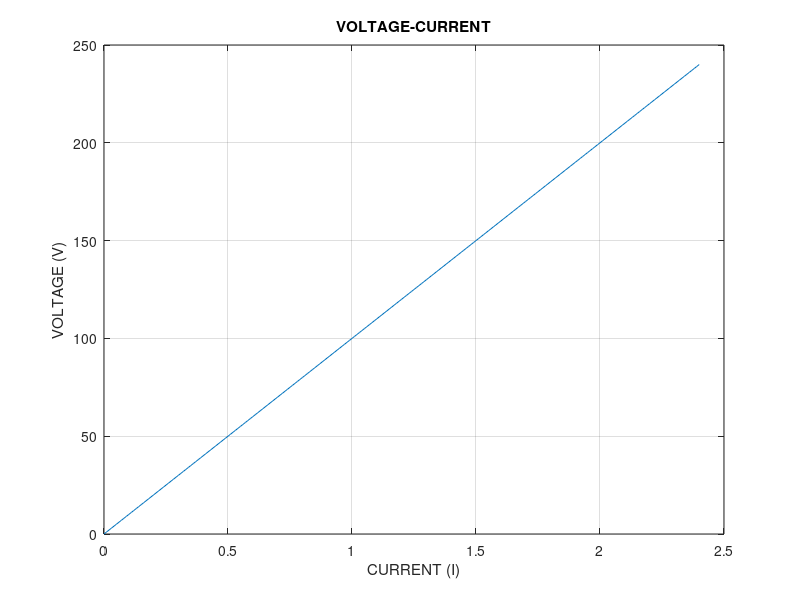

Write the MATLAB code that produced this figure.
R= 100; % RESISTANCE
V= 0:240; % VOLTAGE
I= V/R; % CURRENT
plot(I,V); % PLOTTING GRAPH BETWEEN VOLTAGE AND CURRENT
xlabel('CURRENT (I)'), ylabel('VOLTAGE (V)'), title('VOLTAGE-CURRENT'), grid on